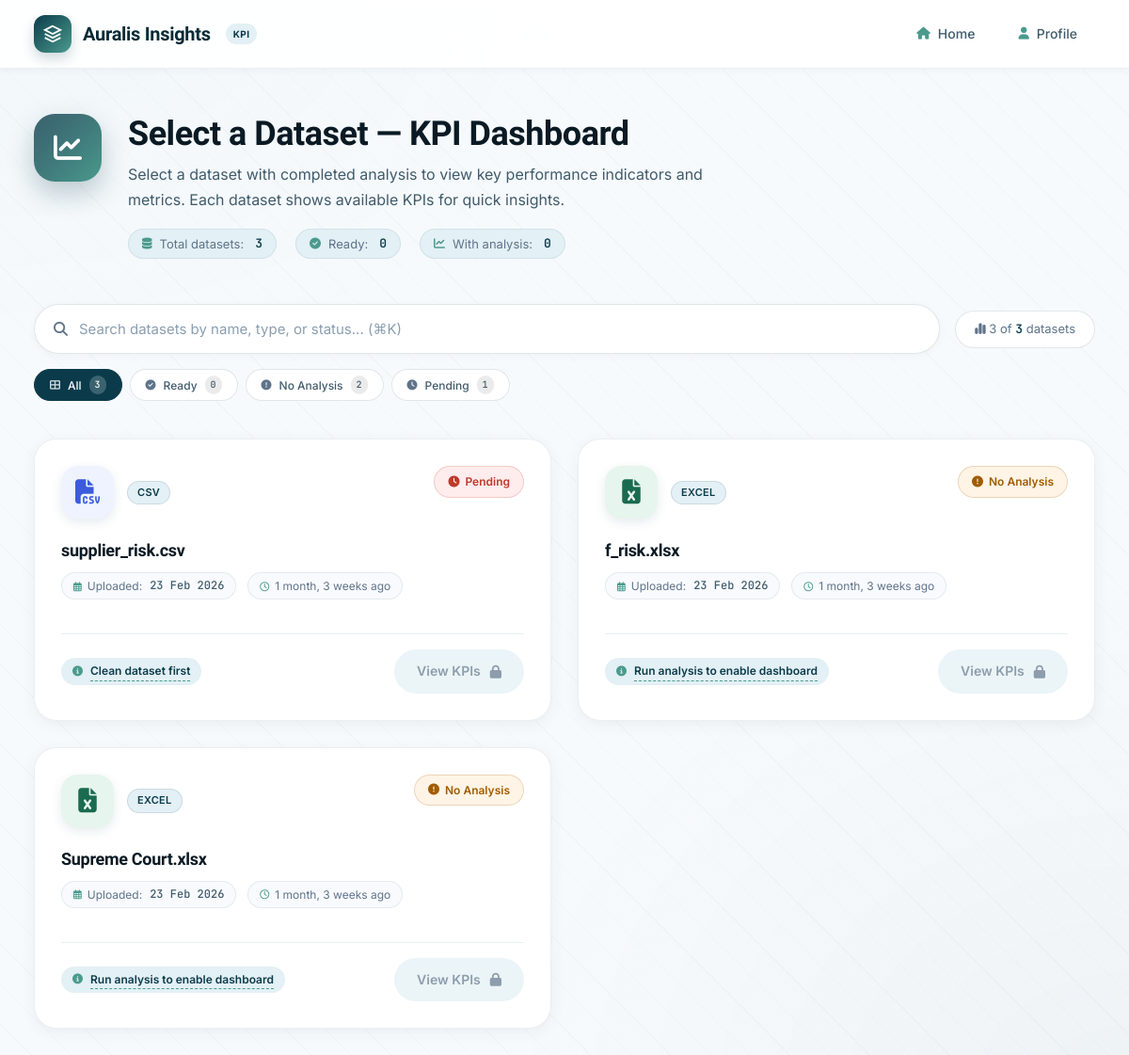
The app's page /pick/kpi/ (signed in) with its own data.
### data_preparation/models.py (models this page shows, shortened)
class Dataset(models.Model):
    user = models.ForeignKey(CustomUser, on_delete=models.CASCADE)
    file = models.FileField(upload_to="datasets/", null=True, blank=True)
    file_name = models.CharField(max_length=255)
    uploaded_at = models.DateTimeField(auto_now_add=True)
    is_processed = models.BooleanField(default=False)
    parent_dataset = models.ForeignKey(
        "self",
        null=True,
        blank=True,
        on_delete=models.SET_NULL,
        related_name="prepared_versions"
    )
    status = models.CharField(
        max_length=20,
        choices=[
            ("original", "Original"),
            ("prepared", "Prepared")
        ],
        default="original"
    )

### kpi_engine/views.py (the view)
# urls.py: path('pick/kpi/',                           views.dataset_picker_kpi,       name='dataset_picker_kpi'),
def dataset_picker_kpi(request):
    user_id = get_user_id(request)
    if not user_id:
        return redirect('login')
    datasets = Dataset.objects.filter(user_id=user_id).order_by('-id')
    for ds in datasets:
        try:
            ar = AnalysisResult.objects.get(cleaning_report__dataset=ds)
            ds.analysis_result_id = ar.id
            ds.kpi_count          = len(ar.result_json.get('kpis', []))
            ds.has_analysis       = True
        except AnalysisResult.DoesNotExist:
            ds.analysis_result_id = None
            ds.kpi_count          = 0
            ds.has_analysis       = False
    return render(request, 'kpi_engine/dataset_picker.html', {
        'datasets':    datasets,
        'picker_mode': 'kpi',
        'page_title':  'Select a Dataset — KPI Dashboard',
        'page_icon':   'fas fa-chart-line',
        'card_action': 'View KPIs',
    })

### kpi_engine/views.py (called while the page is built)
def get_user_id(request):
    return request.session.get('user_id', None)

### templates/kpi_engine/dataset_picker.html (shortened to what this page needs)
<!DOCTYPE html>
<html lang="en">
<head>
<link rel="stylesheet" href="https://cdnjs.cloudflare.com/ajax/libs/font-awesome/6.5.0/css/all.min.css">
</head>
<body>
<div class="topbar">
  <div class="topbar-inner">
    <a href="{% url 'home' %}" class="brand">
      <div class="brand-logo">
        <svg viewBox="0 0 24 24">
          <path d="M12 2L2 7l10 5 10-5-10-5zM2 17l10 5 10-5M2 12l10 5 10-5"/>
        </svg>
      </div>
      <span class="brand-name">Auralis Insights</span>
      <span class="brand-badge">{{ picker_mode|upper }}</span>
    </a>
    <div class="nav-links">
      <a href="{% url 'home' %}" class="nav-link"><i class="fas fa-home"></i> Home</a>
      <a href="{% url 'profile' %}" class="nav-link"><i class="fas fa-user"></i> Profile</a>
    </div>
  </div>
</div>
<div class="page-wrap">
  <div class="page-header">
    <div class="page-header-content">
      <div class="page-header-icon">
        <i class="{{ page_icon }}"></i>
      </div>
      <div class="page-header-text">
        <h1>{{ page_title }}</h1>
        <p class="page-header-description">
          {% if picker_mode == "kpi" %}
            Select a dataset with completed analysis to view key performance indicators and metrics.
            Each dataset shows available KPIs for quick insights.
          {% else %}
            Choose a dataset to explore interactive visualizations, apply filters, and discover patterns
            through dynamic charts and tables.
          {% endif %}
        </p>
        <div class="page-header-meta">
          <span class="meta-item">
            <i class="fas fa-database"></i> Total datasets: <strong>{{ datasets|length }}</strong>
          </span>
          <span class="meta-item">
            <i class="fas fa-check-circle"></i> Ready: <strong id="header-ready-count">0</strong>
          </span>
          <span class="meta-item">
            <i class="fas fa-chart-line"></i> With analysis: <strong id="header-analysis-count">0</strong>
          </span>
        </div>
      </div>
    </div>
  </div>
  <div class="search-section">
    <div class="search-container">
      <div class="search-box-wrapper">
        <div class="search-box">
          <i class="fas fa-search"></i>
          <input type="text" id="searchInput" placeholder="Search datasets by name, type, or status... (⌘K)" autocomplete="off">
        </div>
      </div>
      <div class="search-stats">
        <i class="fas fa-chart-simple"></i> <span id="visibleCount">{{ datasets|length }}</span> of <strong>{{ datasets|length }}</strong> datasets
      </div>
    </div>
    <div class="filter-chips">
      <span class="filter-chip active" data-filter="all" onclick="filterDatasets('all')">
        <i class="fas fa-th-large"></i> All
        <span class="count" id="filter-all-count">{{ datasets|length }}</span>
      </span>
      <span class="filter-chip" data-filter="ready" onclick="filterDatasets('ready')">
        <i class="fas fa-check-circle"></i> Ready
        <span class="count" id="filter-ready-count">0</span>
      </span>
      <span class="filter-chip" data-filter="no-analysis" onclick="filterDatasets('no-analysis')">
        <i class="fas fa-exclamation-circle"></i> No Analysis
        <span class="count" id="filter-no-analysis-count">0</span>
      </span>
      <span class="filter-chip" data-filter="pending" onclick="filterDatasets('pending')">
        <i class="fas fa-clock"></i> Pending
        <span class="count" id="filter-pending-count">0</span>
      </span>
    </div>
  </div>
  {% if datasets %}
    <div class="datasets-grid" id="datasetsGrid">
      {% for ds in datasets %}
        {% with file_ext=ds.file_name|slice:'-4:'|lower %}
        <div class="ds-card"
             data-name="{{ ds.file_name|lower }}"
             data-status="{% if ds.has_analysis %}ready{% elif ds.is_processed %}no-analysis{% else %}pending{% endif %}"
             data-type="{% if file_ext == '.csv' %}csv{% else %}excel{% endif %}">
          <div class="ds-card-header">
            <div class="ds-icon-wrapper">
              <div class="ds-file-icon
                {% if file_ext == '.csv' %}csv{% else %}excel{% endif %}">
                {% if file_ext == '.csv' %}
                  <i class="fas fa-file-csv"></i>
                {% else %}
                  <i class="fas fa-file-excel"></i>
                {% endif %}
              </div>
              <span class="ds-type-badge">
                {% if file_ext == '.csv' %}CSV{% else %}Excel{% endif %}
              </span>
            </div>
            {% if ds.has_analysis %}
              <span class="ds-status-badge badge-ready">
                <i class="fas fa-check-circle"></i> Analysis Ready
              </span>
            {% elif ds.is_processed %}
              <span class="ds-status-badge badge-no-analysis">
                <i class="fas fa-exclamation-circle"></i> No Analysis
              </span>
            {% else %}
              <span class="ds-status-badge badge-pending">
                <i class="fas fa-clock"></i> Pending
              </span>
            {% endif %}
          </div>
          <div class="ds-card-body">
            <h3 class="ds-name" title="{{ ds.file_name }}">{{ ds.file_name }}</h3>
            <div class="ds-meta-grid">
              <span class="ds-meta-item">
                <i class="far fa-calendar-alt"></i> Uploaded: <strong>{{ ds.uploaded_at|date:"d M Y" }}</strong>
              </span>
              <span class="ds-meta-item">
                <i class="far fa-clock"></i> {{ ds.uploaded_at|timesince }} ago
              </span>
            </div>
          </div>
          <div class="ds-card-footer">
            {% if ds.has_analysis %}
              <div class="ds-kpi-indicator">
                <span class="ds-kpi-badge">
                  <i class="fas fa-chart-line" style="font-size: 11px; margin-right: 4px;"></i>
                  {{ ds.kpi_count }} KPI{{ ds.kpi_count|pluralize }}
                </span>
              </div>
              {% if picker_mode == "kpi" %}
                <a href="{% url 'dashboard' ds.analysis_result_id %}" class="btn-action btn-primary">
                  View KPIs <i class="fas fa-arrow-right"></i>
                </a>
              {% else %}
                <a href="{% url 'interactive_dashboard' ds.analysis_result_id %}" class="btn-action btn-primary">
                  Open Dashboard <i class="fas fa-arrow-right"></i>
                </a>
              {% endif %}
            {% elif ds.is_processed %}
              <div class="run-hint">
                <i class="fas fa-info-circle"></i>
                <a href="{% url 'dataset_detail' ds.id %}">Run analysis to enable dashboard</a>
              </div>
              <span class="btn-action btn-muted">
                {{ card_action }} <i class="fas fa-lock"></i>
              </span>
            {% else %}
              <div class="run-hint">
                <i class="fas fa-info-circle"></i>
                <a href="{% url 'dataset_detail' ds.id %}">Clean dataset first</a>
              </div>
              <span class="btn-action btn-muted">
                {{ card_action }} <i class="fas fa-lock"></i>
              </span>
            {% endif %}
          </div>
        </div>
        {% endwith %}
      {% endfor %}
    </div>
  {% endif %}
</div>
</body>
</html>

### records on screen
Dataset: shows "CSV", is_processed False (drawn), file_name "supplier_risk.csv", uploaded_at "23 Feb 2026", uploaded_at "1 month, 3 weeks", card_action "View KPIs"
Dataset: shows "EXCEL", is_processed True (drawn), file_name "f_risk.xlsx", uploaded_at "23 Feb 2026", uploaded_at "1 month, 3 weeks", card_action "View KPIs"
Dataset: shows "EXCEL", is_processed True (drawn), file_name "Supreme Court.xlsx", uploaded_at "23 Feb 2026", uploaded_at "1 month, 3 weeks", card_action "View KPIs"

### other values on screen
{{ picker_mode|upper }} "KPI"
{{ page_title }} "Select a Dataset — KPI Dashboard"
{{ datasets|length }} "3"
